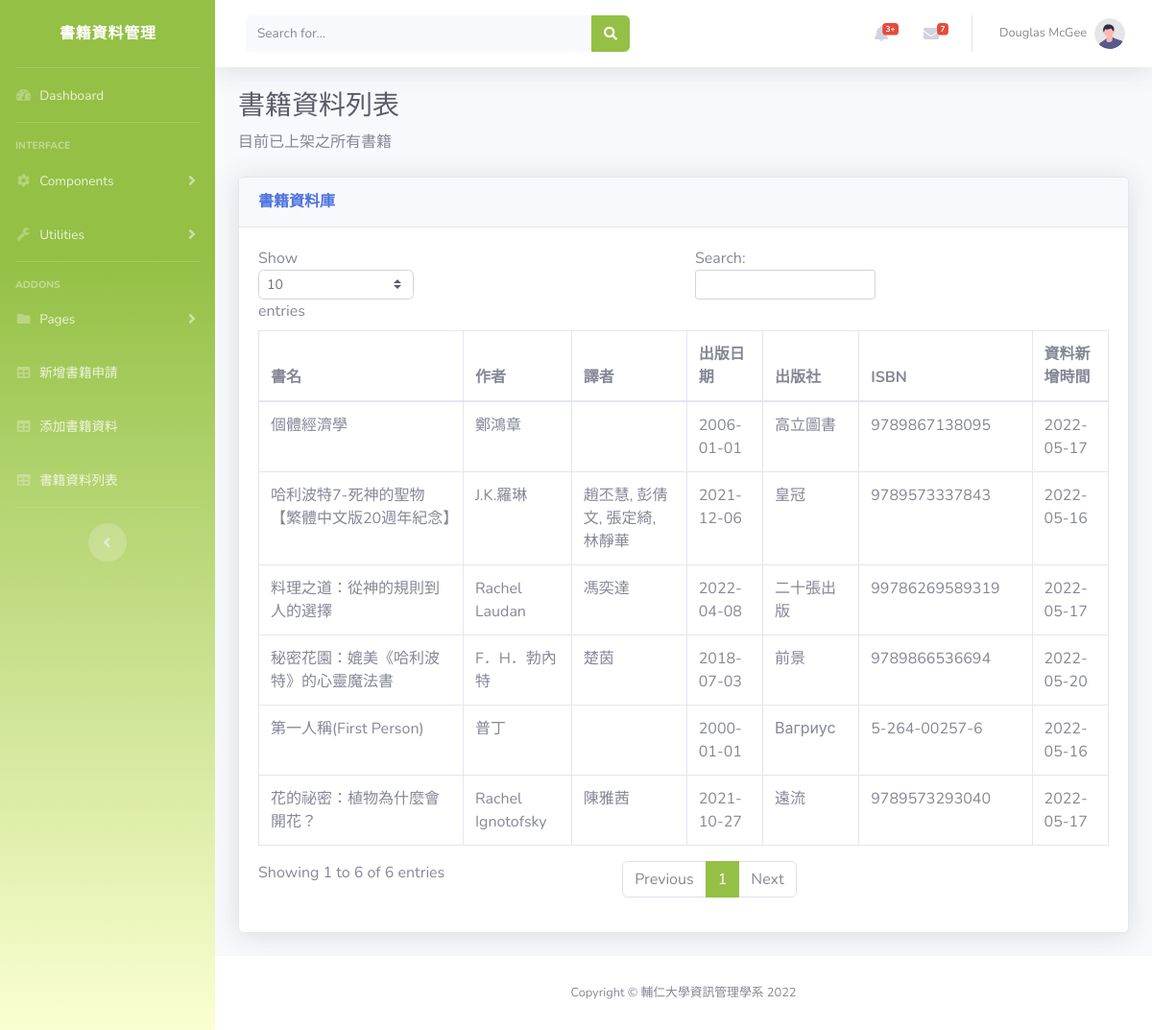
/後台更新資料/bookdata.php, run on the app's committed database.
### tables this page shows
CREATE TABLE `book_data` (
  `bk_id` int(18) NOT NULL,
  `bk_isbn` varchar(15) DEFAULT NULL,
  `name` varchar(30) NOT NULL,
  `bk_author` varchar(30) DEFAULT NULL,
  `bk_trans` varchar(30) DEFAULT NULL,
  `bk_intro` text DEFAULT NULL,
  `bk_public` varchar(15) DEFAULT NULL,
  `bk_publicdate` date DEFAULT NULL,
  `bk_type` char(10) DEFAULT NULL,
  `bk_lang` char(5) DEFAULT NULL,
  `bk_img` varbinary(500) DEFAULT NULL,
  `bk_adddate` date DEFAULT NULL,
  `apply_date` date DEFAULT NULL,
  `apply_status` tinyint(1) DEFAULT NULL,
  `apply_applicant` char(30) DEFAULT NULL
);

### 後台更新資料/bookdata.php (the view, shortened to what this page needs)
<!DOCTYPE html>
<html lang="en">
<head>
    <link href="vendor/fontawesome-free/css/all.min.css" rel="stylesheet" type="text/css">
    <link href="css/sb-admin-2.min.css" rel="stylesheet">
    <link href="vendor/datatables/dataTables.bootstrap4.min.css" rel="stylesheet">
</head>
<body id="page-top">
    <div id="wrapper">
        <ul class="navbar-nav bg-gradient-primary sidebar sidebar-dark accordion" id="accordionSidebar">
            <a class="sidebar-brand d-flex align-items-center justify-content-center" href="index.html">
                <div class="sidebar-brand-icon rotate-n-15">
                    <i class="fas fa-laugh-wink"></i>
                </div>
                <div class="sidebar-brand-text mx-3">書籍資料管理</div>
            </a>
            <hr class="sidebar-divider my-0">
            <li class="nav-item">
                <a class="nav-link" href="index.html">
                    <i class="fas fa-fw fa-tachometer-alt"></i>
                    <span>Dashboard</span></a>
            </li>
            <hr class="sidebar-divider">
            <div class="sidebar-heading">
                Interface
            </div>
            <li class="nav-item">
                <a class="nav-link collapsed" href="#" data-toggle="collapse" data-target="#collapseTwo"
                    aria-expanded="true" aria-controls="collapseTwo">
                    <i class="fas fa-fw fa-cog"></i>
                    <span>Components</span>
                </a>
            </li>
            <li class="nav-item">
                <a class="nav-link collapsed" href="#" data-toggle="collapse" data-target="#collapseUtilities"
                    aria-expanded="true" aria-controls="collapseUtilities">
                    <i class="fas fa-fw fa-wrench"></i>
                    <span>Utilities</span>
                </a>
            </li>
            <hr class="sidebar-divider">
            <div class="sidebar-heading">
                Addons
            </div>
            <li class="nav-item">
                <a class="nav-link collapsed" href="#" data-toggle="collapse" data-target="#collapsePages"
                    aria-expanded="true" aria-controls="collapsePages">
                    <i class="fas fa-fw fa-folder"></i>
                    <span>Pages</span>
                </a>
            </li>
            <li class="nav-item">
                <a class="nav-link" href="addbookapply.html">
                    <i class="fas fa-fw fa-table"></i>
                    <span>新增書籍申請</span></a>
            </li>
            <li class="nav-item">
                <a class="nav-link" href="bookdatafrom.php" target="_blank">
                    <i class="fas fa-fw fa-table"></i>
                    <span>添加書籍資料</span></a>
            </li>
            <li class="nav-item">
                <a class="nav-link" href="bookdata.php">
                    <i class="fas fa-fw fa-table"></i>
                    <span>書籍資料列表</span></a>
            </li>
            <hr class="sidebar-divider d-none d-md-block">
            <div class="text-center d-none d-md-inline">
                <button class="rounded-circle border-0" id="sidebarToggle"></button>
            </div>
        </ul>
        <div id="content-wrapper" class="d-flex flex-column">
            <div id="content">
                <nav class="navbar navbar-expand navbar-light bg-white topbar mb-4 static-top shadow">
                    <form
                        class="d-none d-sm-inline-block form-inline mr-auto ml-md-3 my-2 my-md-0 mw-100 navbar-search">
                        <div class="input-group">
                            <input type="text" class="form-control bg-light border-0 small" placeholder="Search for..."
                                aria-label="Search" aria-describedby="basic-addon2">
                            <div class="input-group-append">
                                <button class="btn btn-primary" type="button">
                                    <i class="fas fa-search fa-sm"></i>
                                </button>
                            </div>
                        </div>
                    </form>
                    <ul class="navbar-nav ml-auto">
                        <li class="nav-item dropdown no-arrow mx-1">
                            <a class="nav-link dropdown-toggle" href="#" id="alertsDropdown" role="button"
                                data-toggle="dropdown" aria-haspopup="true" aria-expanded="false">
                                <i class="fas fa-bell fa-fw"></i>
                                <span class="badge badge-danger badge-counter">3+</span>
                            </a>
                        </li>
                        <li class="nav-item dropdown no-arrow mx-1">
                            <a class="nav-link dropdown-toggle" href="#" id="messagesDropdown" role="button"
                                data-toggle="dropdown" aria-haspopup="true" aria-expanded="false">
                                <i class="fas fa-envelope fa-fw"></i>
                                <span class="badge badge-danger badge-counter">7</span>
                            </a>
                        </li>
                        <li class="nav-item dropdown no-arrow">
                            <a class="nav-link dropdown-toggle" href="#" id="userDropdown" role="button"
                                data-toggle="dropdown" aria-haspopup="true" aria-expanded="false">
                                <span class="mr-2 d-none d-lg-inline text-gray-600 small">Douglas McGee</span>
                                <img class="img-profile rounded-circle"
                                    src="img/undraw_profile.svg">
                            </a>
                        </li>
                    </ul>
                </nav>
                <div class="container-fluid">
                    <h1 class="h3 mb-2 text-gray-800">書籍資料列表</h1>
                    <p class="mb-4">目前已上架之所有書籍</p>
                    <div class="card shadow mb-4">
                        <div class="card-header py-3">
                            <h6 class="m-0 font-weight-bold text-primary">書籍資料庫</h6>
                        </div>
                        <div class="card-body">
                            <div class="table-responsive">
                                <table class="table table-bordered" id="dataTable" width="100%" cellspacing="0">
                                    <thead>
                                        <tr>
                                            <th>書名</th>
                                            <th width="100px">作者</th>
                                            <th>譯者</th>
                                            <th>出版日期</th>
                                            <th>出版社</th>
                                            <th>ISBN</th>
                                            <th>資料新增時間</th>
                                        </tr>
                                    </thead>
                                    <tbody>
                                    <?php
                                        $host = "localhost";
                                        $dbuser = "root";
                                        $dbpassword = "";
                                        $dbname = "book_share";
                                        $link = mysqli_connect($host, $dbuser, $dbpassword, $dbname);
                                        if($link){
                                            $allData = "SELECT * FROM book_data WHERE apply_status =1 ";
                                            $result = mysqli_query($link, $allData);
                                            while($row=mysqli_fetch_assoc($result)){
                                                echo "<tr>";
                                                echo "<td>".$row['name']."</td>";
                                                echo "<td>".$row['bk_author']."</td>";
                                                echo "<td>".$row['bk_trans']."</td>";
                                                echo "<td>".$row['bk_publicdate']."</td>";
                                                echo "<td>".$row['bk_public']."</td>";
                                                echo "<td>".$row['bk_isbn']."</td>";
                                                echo "<td>".$row['bk_adddate']."</td>";
                                                echo "</tr>";
                                            }
                                        }
                                        else{
                                            echo "error</br>".mysqli_connect_error();
                                        }
                                    ?>
                                    </tbody>
                                </table>
                            </div>
                        </div>
                    </div>
                </div>
            </div>
            <footer class="sticky-footer bg-white">
                <div class="container my-auto">
                    <div class="copyright text-center my-auto">
                        <span>Copyright &copy; 輔仁大學資訊管理學系 2022</span>
                    </div>
                </div>
            </footer>
        </div>
    </div>
</body>
</html>

### data on the page
book_data: name "第一人稱(First Person)", bk_author "普丁", bk_publicdate "2000-01-01", bk_public "Вагриус", bk_isbn "5-264-00257-6", bk_adddate "2022-05-16"
book_data: name "哈利波特7-死神的聖物【繁體中文版20週年紀念】", bk_author "J.K.羅琳", bk_trans "趙丕慧, 彭倩文, 張定綺, 林靜華", bk_publicdate "2021-12-06", bk_public "皇冠", bk_isbn "9789573337843", bk_adddate "2022-05-16"
book_data: name "個體經濟學", bk_author "鄭鴻章", bk_publicdate "2006-01-01", bk_public "高立圖書", bk_isbn "9789867138095", bk_adddate "2022-05-17"
book_data: name "料理之道：從神的規則到人的選擇", bk_author "Rachel Laudan", bk_trans "馮奕達", bk_publicdate "2022-04-08", bk_public "二十張出版", bk_isbn "99786269589319", bk_adddate "2022-05-17"
book_data: name "花的祕密：植物為什麼會開花？", bk_author "Rachel Ignotofsky", bk_trans "陳雅茜", bk_publicdate "2021-10-27", bk_public "遠流", bk_isbn "9789573293040", bk_adddate "2022-05-17"
book_data: name "秘密花園：媲美《哈利波特》的心靈魔法書", bk_author "F．H．勃內特", bk_trans "楚茵", bk_publicdate "2018-07-03", bk_public "前景", bk_isbn "9789866536694", bk_adddate "2022-05-20"
